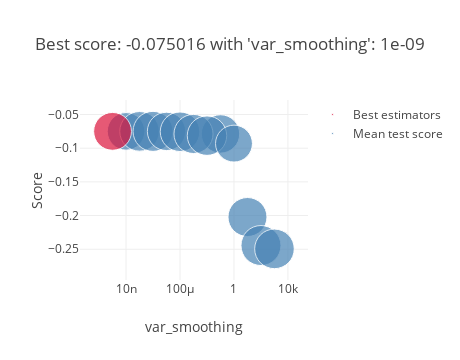

Notebook source saved alongside this figure:
### Code cell
grid_result = grid_search.fit(X_filter_test, y_test)
scores['gnb_filter_train'] = grid_result.best_score_
scores['gnb_filter_test']  = brier_score_loss(y_test,grid_search.best_estimator_.predict_proba(X_filter_test)[:,1]
)
cv_results = pd.DataFrame(grid_search.cv_results_).sort_values(by=['rank_test_score', 'mean_fit_time'])

detailed_results["gnb_filter"] = cv_results.iloc[0]
plot_grid_search(grid_result)

### Figure 1 — Plotly figure (JSON) as saved in the notebook; plotly's stock layout.template omitted (floating-point values rounded to 4 significant figures)
{"data": [{"marker": {"color": "SteelBlue", "size": [0.02411, 0.02676, 0.0273, 0.02506, 0.02665, 0.02514, 0.02606, 0.02657, 0.02325, 0.02599, 0.02729, 0.02677], "sizemin": 4, "sizemode": "area", "sizeref": 3.413e-05}, "mode": "markers", "name": "Mean test score", "showlegend": true, "text": ["'var_smoothing': 1e-08", "'var_smoothing': 1e-07", "'var_smoothing': 1e-06", "'var_smoothing': 1e-05", "'var_smoothing': 0.0001", "'var_smoothing': 0.1", "'var_smoothing': 0.001", "'var_smoothing': 0.01", "'var_smoothing': 1", "'var_smoothing': 10", "'var_smoothing': 100", "'var_smoothing': 1000"], "type": "scatter", "x": [1e-08, 1e-07, 1e-06, 1e-05, 0.0001, 0.1, 0.001, 0.01, 1, 10, 100, 1000], "xaxis": "x", "y": [-0.07502, -0.07502, -0.07502, -0.07507, -0.07559, -0.07884, -0.07887, -0.08137, -0.09318, -0.2022, -0.2445, -0.2494], "yaxis": "y"}, {"marker": {"color": "Crimson", "size": [0.02444], "sizemin": 4, "sizemode": "area", "sizeref": 3.413e-05}, "mode": "markers", "name": "Best estimators", "showlegend": true, "text": ["{'var_smoothing': 1e-09}"], "type": "scatter", "x": [1e-09], "xaxis": "x", "y": [-0.07502], "yaxis": "y"}], "layout": {"height": 360, "hovermode": "closest", "legend": {"traceorder": "reversed"}, "title": {"text": "Best score: -0.075016 with 'var_smoothing': 1e-09"}, "width": 460, "xaxis": {"anchor": "y", "domain": [0, 1], "title": {"text": "var_smoothing"}, "type": "log"}, "yaxis": {"anchor": "x", "domain": [0, 1], "title": {"text": "Score"}}}}
